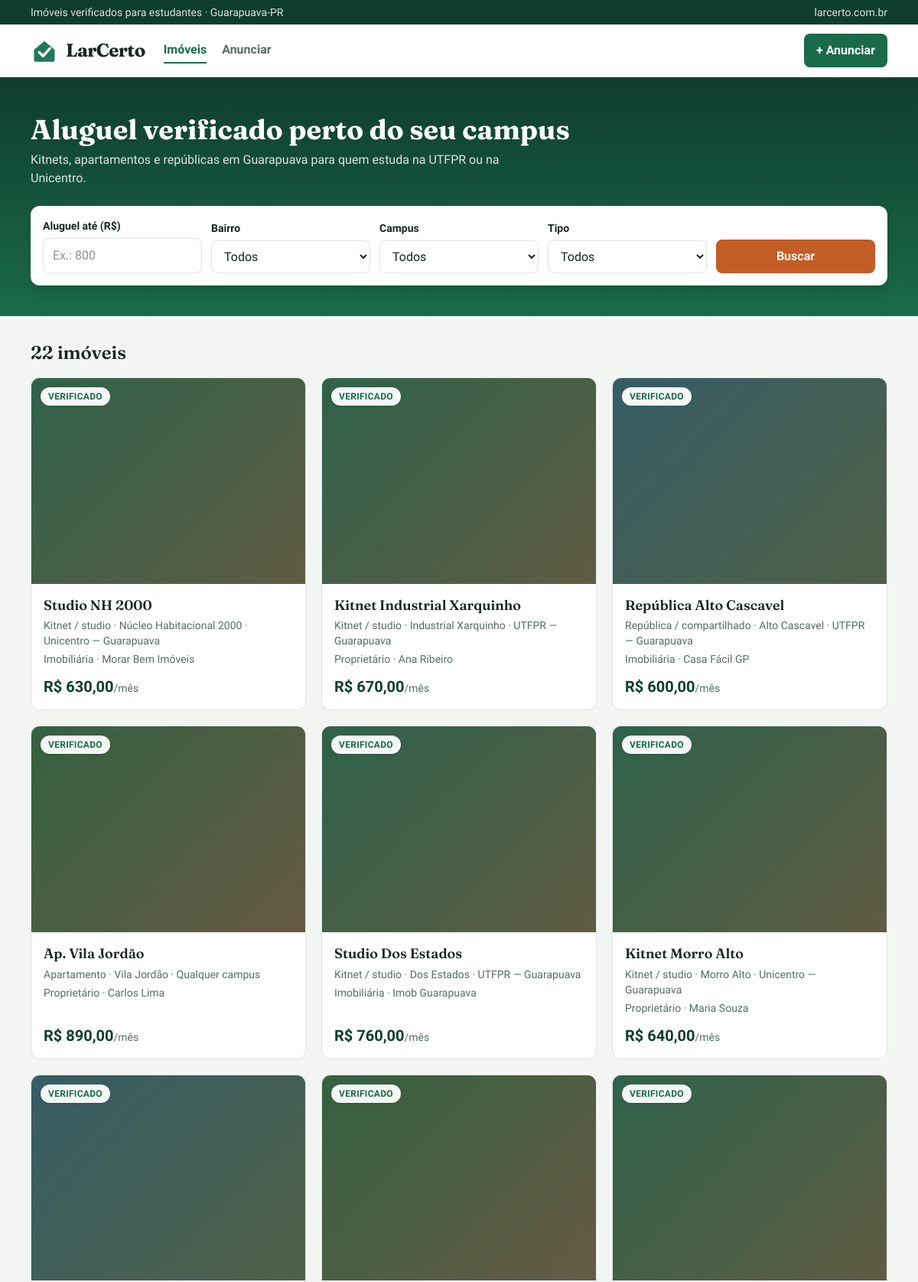
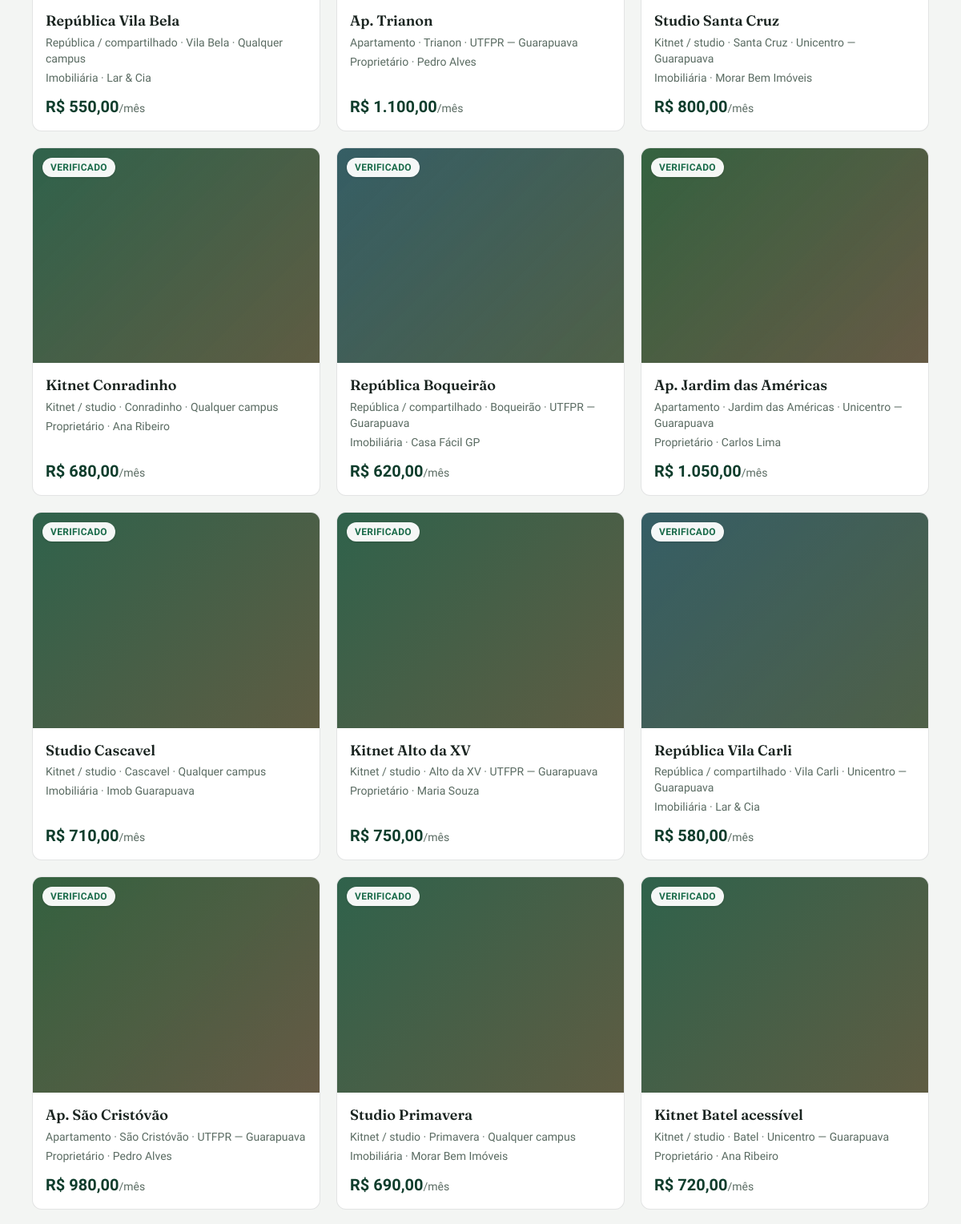
The page / (upper part) on the database its author committed (2 pictures, top to bottom).
### tables this page shows
CREATE TABLE IF NOT EXISTS imoveis (
  id              INT AUTO_INCREMENT PRIMARY KEY,
  titulo          VARCHAR(120) NOT NULL,
  tipo            ENUM('kitnet','apartamento','casa','quarto','republica') NOT NULL,
  preco           DECIMAL(8,2) NOT NULL,
  bairro          VARCHAR(60)  NOT NULL,
  campus          ENUM('UTFPR','Unicentro','Qualquer campus') NOT NULL,
  verificado      BOOLEAN NOT NULL DEFAULT 0,
  anunciante_nome VARCHAR(80)  NOT NULL,
  anunciante_tipo ENUM('locador','imobiliaria') NOT NULL,
  capa            CHAR(32) NULL
);

### backend/Core/View.php (called while the page is built, shortened)
<?php
final class View
{
    public static function render(string $view, array $dados): void
    {
        $dados += ['titulo' => 'LarCerto', 'ativo' => '', 'aviso' => Flash::pegar(), 'csrf' => Csrf::token()];
        (static function (string $__view, string $__layout, array $__dados): void {
            extract($__dados, EXTR_SKIP);
            require $__layout;
        })(self::arquivo($view), self::arquivo('layout'), $dados);
    }
    private static function arquivo(string $nome): string
    {
        return RAIZ . '/frontend/views/' . $nome . '.php';
    }
}

### backend/Core/Controller.php (called while the page is built, shortened)
<?php
abstract class Controller
{
    protected function render(string $view, array $dados = [], int $status = 200): void
    {
        View::render($view, $dados);
    }
}

### backend/Controllers/ImoveisController.php (called while the page is built, shortened)
<?php
final class ImoveisController extends Controller
{
    private FotosImovel $fotos;
    public function __construct()
    {
        $this->fotos = new FotosImovel();
    }
    public function index(): void
    {
        $filtros = [
            'max'    => trim((string) ($_GET['max'] ?? '')),
            'bairro' => trim((string) ($_GET['bairro'] ?? '')),
            'campus' => (string) ($_GET['campus'] ?? ''),
            'tipo'   => (string) ($_GET['tipo'] ?? ''),
        ];
        $imoveis = array_map(fn (array $i): array => $i + ['foto' => $this->capaUrl($i)], Imovel::listar($filtros));
        $this->render('imoveis/index', [
            'titulo'    => 'Imóveis verificados',
            'ativo'     => 'imoveis',
            'imoveis'   => $imoveis,
            'filtros'   => $filtros,
            'bairros'   => Imovel::bairros(),
            'filtrando' => is_numeric($filtros['max']) || $filtros['bairro'] !== ''
                || isset(Imovel::CAMPI[$filtros['campus']]) || isset(Imovel::TIPOS[$filtros['tipo']]),
        ]);
    }
    private function capaUrl(array $imovel): ?string
    {
        $id = (int) $imovel['id'];
        return $this->fotos->existe($id, $imovel['capa']) ? FotosImovel::url($id, $imovel['capa'], true) : null;
    }
}

### backend/Core/Router.php (called while the page is built, shortened)
<?php
final class Router
{
    public function despachar(string $metodo, string $uri): void
    {
        $caminho = rawurldecode((string) parse_url($uri, PHP_URL_PATH));
        $controller = new ImoveisController();
        foreach ($this->rotas as [$metodoRota, $padrao, $acao]) {
            $regex = '#^' . str_replace('\{id\}', '([1-9][0-9]{0,9})', preg_quote($padrao, '#')) . '$#D';
            if (preg_match($regex, $caminho, $partes) !== 1) {
                continue;
            }
            isset($partes[1]) ? $controller->$acao((int) $partes[1]) : $controller->$acao();
            return;
        }
    }
}

### public/index.php (called while the page is built, shortened)
<?php
require __DIR__ . '/../backend/bootstrap.php';
(new LarCerto\Core\Router(require __DIR__ . '/../backend/routes.php'))
    ->despachar($_SERVER['REQUEST_METHOD'], $_SERVER['REQUEST_URI']);

### backend/Core/helpers.php (called while the page is built, shortened)
<?php
function e(mixed $valor): string
{
    return htmlspecialchars((string) $valor, ENT_QUOTES | ENT_SUBSTITUTE, 'UTF-8');
}
function preco(string|float $valor): string
{
    return 'R$ ' . number_format((float) $valor, 2, ',', '.');
}

### backend/bootstrap.php (called while the page is built, shortened)
<?php
spl_autoload_register(static function (string $classe): void {
    $prefixo = 'LarCerto\\';
    if (str_starts_with($classe, $prefixo)) {
        $arquivo = __DIR__ . '/' . str_replace('\\', '/', substr($classe, strlen($prefixo))) . '.php';
    }
});
require __DIR__ . '/Core/helpers.php';

### backend/Models/Imovel.php (called while the page is built, shortened)
<?php
final class Imovel
{
    public static function thumbClass(string $tipo): string
    {
        return match ($tipo) {
            'apartamento'    => 't3',
            'republica'      => 't4',
            'casa', 'quarto' => 't2',
            default          => '',
        };
    }
    public static function anuncianteTexto(array $imovel): string
    {
        return (self::ANUNCIANTES[$imovel['anunciante_tipo']] ?? 'Anunciante') . ' · ' . $imovel['anunciante_nome'];
    }
    public static function listar(array $filtros): array
    {
        $where = [];
        $params = [];
        $sql = 'SELECT * FROM imoveis' . ($where ? ' WHERE ' . implode(' AND ', $where) : '') . ' ORDER BY id DESC';
        $stmt = Database::pdo()->prepare($sql);
        $stmt->execute($params);
        return $stmt->fetchAll();
    }
}

### dev/config.php (called while the page is built)
<?php
return [
    'dsn'      => sprintf('mysql:host=%s;dbname=%s;charset=utf8mb4', getenv('DB_HOST'), getenv('DB_NAME')),
    'user'     => getenv('DB_USER'),
    'password' => getenv('DB_PASSWORD'),
];

### backend/Core/Database.php (called while the page is built, shortened)
<?php
final class Database
{
    private static ?\PDO $pdo = null;
    public static function pdo(): \PDO
    {
        if (self::$pdo === null) {
            $cfg = require RAIZ . '/config.php';
            self::$pdo = new \PDO($cfg['dsn'], $cfg['user'], $cfg['password'], [
                \PDO::ATTR_ERRMODE            => \PDO::ERRMODE_EXCEPTION,
                \PDO::ATTR_DEFAULT_FETCH_MODE => \PDO::FETCH_ASSOC,
                \PDO::ATTR_EMULATE_PREPARES   => false,
            ]);
        }
        return self::$pdo;
    }
}

### backend/Services/FotosImovel.php (called while the page is built, shortened)
<?php
final class FotosImovel
{
    public function existe(int $id, ?string $nome): bool
    {
        return $nome !== null && preg_match(self::NOME, $nome) === 1 && is_file($this->pasta($id) . '/' . $nome . '_thumb.webp');
    }
}

### frontend/views/imoveis/index.php (the view, shortened to what this page needs)
<?php
$total = count($imoveis);
?>
<section class="bg-gradient-to-b from-brand-deep to-brand pb-10 pt-12 text-white">
  <div class="shell">
    <h1 class="font-display text-3xl font-bold sm:text-4xl">Aluguel verificado perto do seu campus</h1>
    <p class="mt-2 max-w-2xl text-white/85">Kitnets, apartamentos e repúblicas em Guarapuava para quem estuda na UTFPR ou na Unicentro.</p>
    <form class="mt-6 grid gap-3 rounded-xl bg-white p-4 text-ink shadow-lg sm:grid-cols-5 sm:items-end" method="get" action="/">
      <label class="rotulo">
        Aluguel até (R$)
        <input class="campo" type="number" name="max" min="0" step="10" value="<?= e($filtros['max']) ?>" placeholder="Ex.: 800">
      </label>
      <label class="rotulo">
        Bairro
        <select class="campo" name="bairro">
          <option value="">Todos</option>
        </select>
      </label>
      <label class="rotulo">
        Campus
        <select class="campo" name="campus">
          <option value="">Todos</option>
        </select>
      </label>
      <label class="rotulo">
        Tipo
        <select class="campo" name="tipo">
          <option value="">Todos</option>
        </select>
      </label>
      <button class="btn btn-accent" type="submit">Buscar</button>
    </form>
  </div>
</section>
<section class="shell pt-8">
  <div class="mb-4 flex items-baseline justify-between font-display text-2xl font-semibold">
    <h2 class="resumo"><?= e($total . ($total === 1 ? ' imóvel' : ' imóveis')) ?></h2>
  </div>
  <?php if ($total === 0): ?>
    <p class="rounded-xl border border-dashed border-line bg-white p-8 text-center text-muted">
      Nenhum imóvel com esses filtros. <a class="font-semibold text-brand hover:underline" href="/imoveis/novo">Anunciar um imóvel</a>.
    </p>
  <?php else: ?>
    <div class="grid gap-5 sm:grid-cols-2 lg:grid-cols-3">
      <?php foreach ($imoveis as $i): ?>
        <a class="group flex flex-col overflow-hidden rounded-xl border border-line bg-white transition hover:-translate-y-1 hover:shadow-xl" href="/imoveis/<?= e($i['id']) ?>"
           data-preco="<?= e($i['preco']) ?>" data-tipo="<?= e($i['tipo']) ?>" data-campus="<?= e($i['campus']) ?>" data-bairro="<?= e($i['bairro']) ?>">
          <div class="relative aspect-[4/3] overflow-hidden">
            <?php if ($i['foto'] !== null): ?>
              <img class="h-full w-full object-cover transition group-hover:scale-105" src="<?= e($i['foto']) ?>" alt="<?= e('Foto de ' . $i['titulo']) ?>" loading="lazy">
            <?php else: ?>
              <div class="thumb h-full w-full <?= e(Imovel::thumbClass($i['tipo'])) ?>"></div>
            <?php endif ?>
            <?php if ($i['verificado']): ?><span class="selo absolute left-3 top-3">Verificado</span><?php endif ?>
          </div>
          <div class="flex flex-1 flex-col gap-1 p-4">
            <h3 class="font-display text-lg font-semibold leading-snug"><?= e($i['titulo']) ?></h3>
            <p class="text-sm text-muted"><?= e(Imovel::TIPOS[$i['tipo']] . ' · ' . $i['bairro'] . ' · ' . Imovel::CAMPI[$i['campus']]) ?></p>
            <p class="text-sm text-muted"><?= e(Imovel::anuncianteTexto($i)) ?></p>
            <p class="mt-auto pt-2 text-xl font-bold text-brand-deep"><?= e(preco($i['preco'])) ?><span class="text-sm font-normal text-muted">/mês</span></p>
          </div>
        </a>
      <?php endforeach ?>
    </div>
  <?php endif ?>
</section>

### frontend/views/layout.php (shortened to what this page needs)
<?php
$nav = fn (string $item): string => $ativo === $item ? 'text-brand border-brand' : 'text-muted border-transparent hover:text-ink';
?>
<!doctype html>
<html lang="pt-BR">
<head>
  <link rel="stylesheet" href="/assets/app.css">
</head>
<body class="flex min-h-screen flex-col bg-paper font-sans text-ink antialiased">
  <div class="bg-brand-deep text-sm text-white/85">
    <div class="shell flex justify-between py-1.5">
      <span>Imóveis verificados para estudantes · Guarapuava-PR</span>
      <span class="hidden sm:inline">larcerto.com.br</span>
    </div>
  </div>
  <header class="border-b border-line bg-white">
    <div class="shell flex items-center gap-6 py-3">
      <a class="flex items-center gap-2.5" href="/">
        <img src="/assets/logo.svg" alt="Logotipo LarCerto" width="36" height="36">
        <span class="font-display text-2xl font-bold tracking-tight">Lar<span>Certo</span></span>
      </a>
      <nav class="hidden gap-5 sm:flex" aria-label="Principal">
        <a class="border-b-2 py-1 font-semibold <?= e($nav('imoveis')) ?>" href="/">Imóveis</a>
        <a class="border-b-2 py-1 font-semibold <?= e($nav('anunciar')) ?>" href="/imoveis/novo">Anunciar</a>
      </nav>
      <a class="btn btn-primary ml-auto" href="/imoveis/novo">+ Anunciar</a>
    </div>
  </header>
  <main class="flex-1 pb-16">
    <?php require $__view; ?>
  </main>
</body>
</html>

### rows shown on the page
imoveis: verificado "VERIFICADO", titulo "Studio NH 2000", tipo+bairro+campus "Kitnet / studio · Núcleo Habitacional 2000 · Unicentro — Guarapuava", Imovel::anuncianteTexto($i) "Imobiliária · Morar Bem Imóveis", preco "R$ 630,00"
imoveis: verificado "VERIFICADO", titulo "Kitnet Industrial Xarquinho", tipo+bairro+campus "Kitnet / studio · Industrial Xarquinho · UTFPR — Guarapuava", Imovel::anuncianteTexto($i) "Proprietário · Ana Ribeiro", preco "R$ 670,00"
imoveis: verificado "VERIFICADO", titulo "República Alto Cascavel", tipo+bairro+campus "República / compartilhado · Alto Cascavel · UTFPR — Guarapuava", Imovel::anuncianteTexto($i) "Imobiliária · Casa Fácil GP", preco "R$ 600,00"
imoveis: verificado "VERIFICADO", titulo "Ap. Vila Jordão", tipo+bairro+campus "Apartamento · Vila Jordão · Qualquer campus", Imovel::anuncianteTexto($i) "Proprietário · Carlos Lima", preco "R$ 890,00"
imoveis: verificado "VERIFICADO", titulo "Studio Dos Estados", tipo+bairro+campus "Kitnet / studio · Dos Estados · UTFPR — Guarapuava", Imovel::anuncianteTexto($i) "Imobiliária · Imob Guarapuava", preco "R$ 760,00"
imoveis: verificado "VERIFICADO", titulo "Kitnet Morro Alto", tipo+bairro+campus "Kitnet / studio · Morro Alto · Unicentro — Guarapuava", Imovel::anuncianteTexto($i) "Proprietário · Maria Souza", preco "R$ 640,00"
imoveis: verificado "VERIFICADO", titulo "República Vila Bela", tipo+bairro+campus "República / compartilhado · Vila Bela · Qualquer campus", Imovel::anuncianteTexto($i) "Imobiliária · Lar & Cia", preco "R$ 550,00"
imoveis: verificado "VERIFICADO", titulo "Ap. Trianon", tipo+bairro+campus "Apartamento · Trianon · UTFPR — Guarapuava", Imovel::anuncianteTexto($i) "Proprietário · Pedro Alves", preco "R$ 1.100,00"
imoveis: verificado "VERIFICADO", titulo "Studio Santa Cruz", tipo+bairro+campus "Kitnet / studio · Santa Cruz · Unicentro — Guarapuava", Imovel::anuncianteTexto($i) "Imobiliária · Morar Bem Imóveis", preco "R$ 800,00"
imoveis: verificado "VERIFICADO", titulo "Kitnet Conradinho", tipo+bairro+campus "Kitnet / studio · Conradinho · Qualquer campus", Imovel::anuncianteTexto($i) "Proprietário · Ana Ribeiro", preco "R$ 680,00"
imoveis: verificado "VERIFICADO", titulo "República Boqueirão", tipo+bairro+campus "República / compartilhado · Boqueirão · UTFPR — Guarapuava", Imovel::anuncianteTexto($i) "Imobiliária · Casa Fácil GP", preco "R$ 620,00"
imoveis: verificado "VERIFICADO", titulo "Ap. Jardim das Américas", tipo+bairro+campus "Apartamento · Jardim das Américas · Unicentro — Guarapuava", Imovel::anuncianteTexto($i) "Proprietário · Carlos Lima", preco "R$ 1.050,00"
imoveis: verificado "VERIFICADO", titulo "Studio Cascavel", tipo+bairro+campus "Kitnet / studio · Cascavel · Qualquer campus", Imovel::anuncianteTexto($i) "Imobiliária · Imob Guarapuava", preco "R$ 710,00"
imoveis: verificado "VERIFICADO", titulo "Kitnet Alto da XV", tipo+bairro+campus "Kitnet / studio · Alto da XV · UTFPR — Guarapuava", Imovel::anuncianteTexto($i) "Proprietário · Maria Souza", preco "R$ 750,00"
imoveis: verificado "VERIFICADO", titulo "República Vila Carli", tipo+bairro+campus "República / compartilhado · Vila Carli · Unicentro — Guarapuava", Imovel::anuncianteTexto($i) "Imobiliária · Lar & Cia", preco "R$ 580,00"
imoveis: verificado "VERIFICADO", titulo "Ap. São Cristóvão", tipo+bairro+campus "Apartamento · São Cristóvão · UTFPR — Guarapuava", Imovel::anuncianteTexto($i) "Proprietário · Pedro Alves", preco "R$ 980,00"
imoveis: verificado "VERIFICADO", titulo "Studio Primavera", tipo+bairro+campus "Kitnet / studio · Primavera · Qualquer campus", Imovel::anuncianteTexto($i) "Imobiliária · Morar Bem Imóveis", preco "R$ 690,00"
imoveis: verificado "VERIFICADO", titulo "Kitnet Batel acessível", tipo+bairro+campus "Kitnet / studio · Batel · Unicentro — Guarapuava", Imovel::anuncianteTexto($i) "Proprietário · Ana Ribeiro", preco "R$ 720,00"

### other values the page prints
$total . ($total === 1 ? ' imóvel' : ' imóveis') "22 imóveis"
